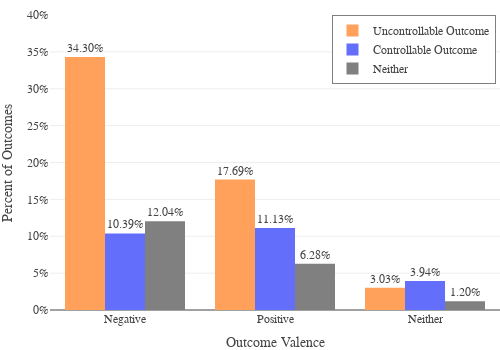

Notebook source saved alongside this figure:
### Code cell
fig = go.Figure()

fig.add_trace(go.Bar(name="Uncontrollable Outcome",
                     x=['Negative', 'Positive','Neither'],
                     y=control_by_valence_ratings['uncontrollable'], 
                     text=control_by_valence_ratings['uncontrollable'],
                     marker_color='#FFA15A',
                    )
             )

fig.add_trace(go.Bar(name="Controllable Outcome",
                     x=['Negative','Positive','Neither'],
                     y=control_by_valence_ratings['controllable'], 
                     text=control_by_valence_ratings['controllable'], 
                     marker_color='#636EFA',
                    )
             )

fig.add_trace(go.Bar(name="Neither",
                     x=['Negative','Positive','Neither'],
                     y=control_by_valence_ratings['neither_control'], 
                     text=control_by_valence_ratings['neither_control'], 
                     marker_color='grey',
                    ),
             )

fig.update_traces(texttemplate='%{text:.2%}',
                          textposition='outside')

fig.update_xaxes(title="Outcome Valence",)
fig.update_yaxes(title="Percent of Outcomes",
                 tickformat= ',.0%',
                 range=(0,.4)
                )

fig.update_layout(template=None,
                 font_family='Times New Roman',
                 font_size=12,
                 width=500, height=350,
                 margin_l=50,
                 margin_r=0,
                 margin_t=15,
                 margin_b=40,
                 legend=dict(
                     yanchor="top",
                     y=1,
                     xanchor="right",
                     x=0.99,
                     bordercolor="grey",
                     borderwidth=1
                             ),
                 )
fig.show(config=config)

### Figure 1 — Plotly figure (JSON) as saved in the notebook; plotly's stock layout.template omitted (floating-point values rounded to 4 significant figures)
{"data": [{"marker": {"color": "#FFA15A"}, "name": "Uncontrollable Outcome", "text": [0.343, 0.1769, 0.03025], "textposition": "outside", "texttemplate": "%{text:.2%}", "type": "bar", "x": ["Negative", "Positive", "Neither"], "y": [0.343, 0.1769, 0.03025]}, {"marker": {"color": "#636EFA"}, "name": "Controllable Outcome", "text": [0.1039, 0.1113, 0.03938], "textposition": "outside", "texttemplate": "%{text:.2%}", "type": "bar", "x": ["Negative", "Positive", "Neither"], "y": [0.1039, 0.1113, 0.03938]}, {"marker": {"color": "grey"}, "name": "Neither", "text": [0.1204, 0.06279, 0.01199], "textposition": "outside", "texttemplate": "%{text:.2%}", "type": "bar", "x": ["Negative", "Positive", "Neither"], "y": [0.1204, 0.06279, 0.01199]}], "layout": {"font": {"family": "Times New Roman", "size": 12}, "height": 350, "legend": {"bordercolor": "grey", "borderwidth": 1, "x": 0.99, "xanchor": "right", "y": 1, "yanchor": "top"}, "margin": {"b": 40, "l": 50, "r": 0, "t": 15}, "width": 500, "xaxis": {"title": {"text": "Outcome Valence"}}, "yaxis": {"range": [0, 0.4], "tickformat": ",.0%", "title": {"text": "Percent of Outcomes"}}}}
